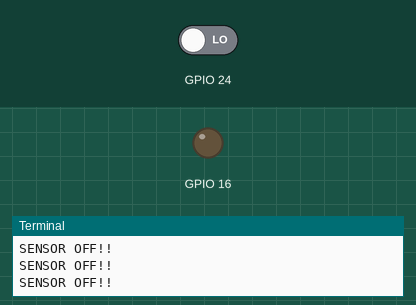
A program run on a simulated Raspberry Pi (BCM pin numbers). On the bench: output pins drawn as LEDs (lit = HIGH), the last lines printed to the terminal. The inputs (shaded band) are chosen by the test bench; at power-on: GPIO 24 LOW.

Above: at 1.2 s.
1.3 s: GPIO 24 driven HIGH
At 2.5 s:
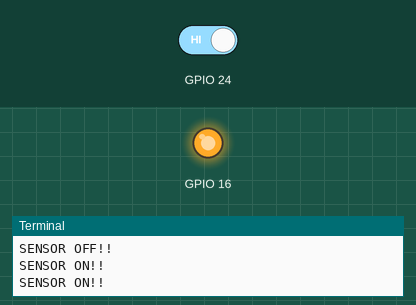
3.0 s: GPIO 24 driven LOW
At 3.6 s:
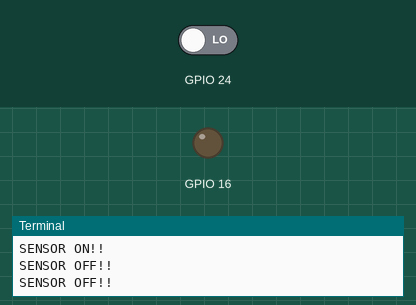
Timing chart, 0 to 6.0 s (numbered marks = the images above; inputs shaded):
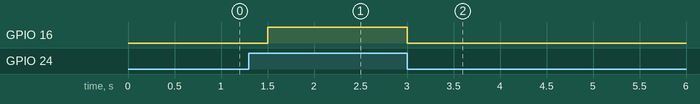

Measured:
- after the input at 1.3 s, GPIO 16: LOW → HIGH after 0.20 s
- after the input at 3.0 s, GPIO 16: HIGH → LOW at once

The program:

led_pir.py
```python
import RPi.GPIO as GPIO
import time
GPIO.setmode(GPIO.BCM)
GPIO.setup(16,GPIO.OUT)
GPIO.setup(24,GPIO.IN)
try:
    while True:
        if GPIO.input(24) == True: # 움직임이 감지되면 True를 반환
            print("SENSOR ON!!")
            GPIO.output(16,True) # LED를 켠다
        if GPIO.input(24) == False: # 움직임이 없을 경우 False를 반환
            print("SENSOR OFF!!")
            GPIO.output(16,False) # LED를 끈다
        time.sleep(0.5) # 0.5초 마다 감지
except KeyboardInterrupt:
    pass
finally:
    GPIO.cleanup()
```
